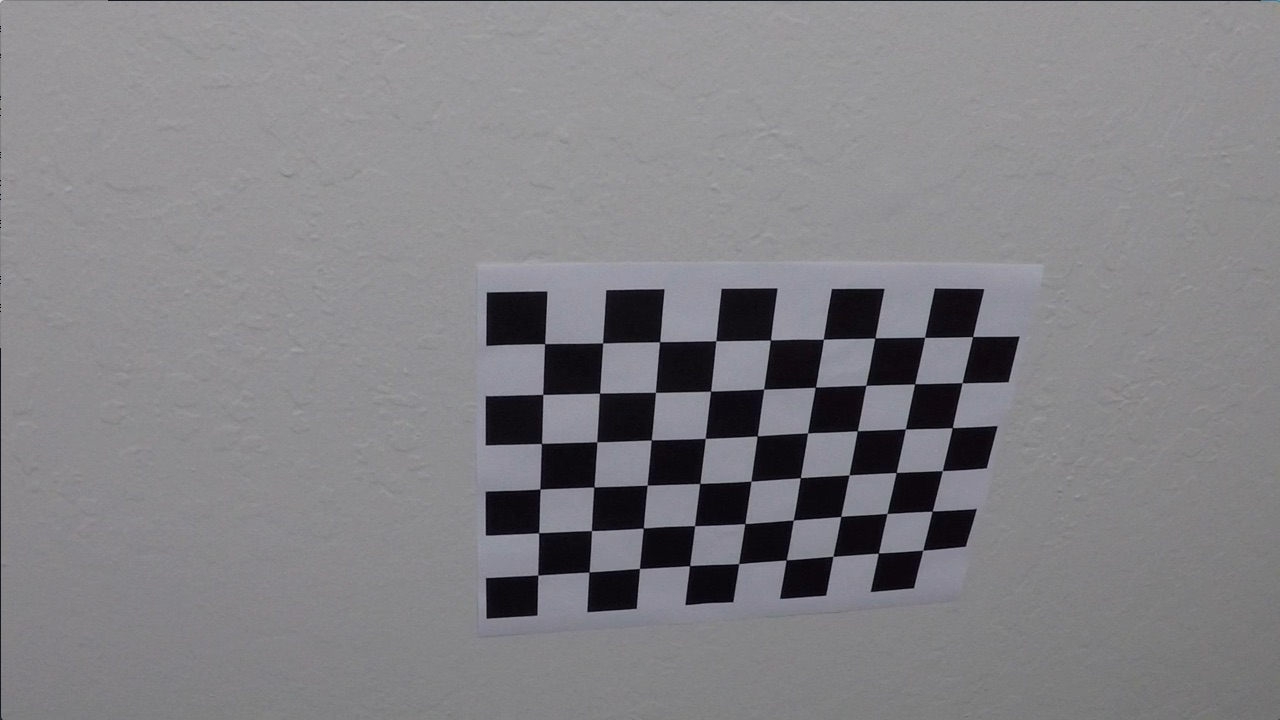
#> input picture camera_cal/calibration10.jpg, 1280 x 720 px; its folder holds only this picture in this run
$ jupyter execute --allow-errors 'Advance Line Detected.ipynb'   (shell and % lines are left out)
#> lines starting #> are read from the running program, lines starting #| are printed output that depends on the picture; after the words box and inside, x2 and y2 are one past the last pixel; in counts of white or black regions, pixels touching at a corner belong together
# Advanced Lane Finding Project

The goals / steps of this project are the following:

* Compute the camera calibration matrix and distortion coefficients given a set of chessboard images.
* Apply a distortion correction to raw images.
* Use color transforms, gradients, etc., to create a thresholded binary image.
* Apply a perspective transform to rectify binary image ("birds-eye view").
* Detect lane pixels and fit to find the lane boundary.
* Determine the curvature of the lane and vehicle position with respect to center.
* Warp the detected lane boundaries back onto the original image.
* Output visual display of the lane boundaries and numerical estimation of lane curvature and vehicle position.

## Camera Calibration
show how to calibration the camera
1. get the chessboard used cv2.findChessboardCorners: def get_chessboard(glob_dir='camera_cal/calibration*.jpg'):
2. show the chessboard used cv2.drawChessboardCorners: def show_chess(imgs):
3. get the calibrate matrix used cv2.calibrateCamera :def calibrate_camera(objpoints, imgpoint, img):
4. calibrate the camera used cv2.undistort :  def calibrate_camera(objpoints, imgpoint, img):

[cell 1]
import numpy as np
import cv2
import glob
import matplotlib.pyplot as plt

[cell 2]
def get_chessboard(glob_dir='camera_cal/calibration*.jpg'):
    """
    return objpoints, imgpoints, chess_imgs
    get the chessboard from the imgs in glob_dir
    """
#> called with glob_dir = 'camera_cal/calibration*.jpg'
    # prepare object points, like (0,0,0), (1,0,0), (2,0,0) ....,(6,5,0)
    objp = np.zeros((6*9,3), np.float32)
    objp[:,:2] = np.mgrid[0:9,0:6].T.reshape(-1,2)

    # Arrays to store object points and image points from all the images.
    objpoints = [] # 3d points in real world space
    imgpoints = [] # 2d points in image plane.
    chess_imgs = [] #array of images which has chessboard
    # Make a list of calibration images
    images = glob.glob(glob_dir)

    # Step through the list and search for chessboard corners
    for fname in images:
        img = cv2.imread(fname)
#> img is the input picture: shape (720, 1280, 3); mean B, G, R 133.1, 129.4, 130.2
        gray = cv2.cvtColor(img,cv2.COLOR_BGR2GRAY)
        # Find the chessboard corners
        ret, corners = cv2.findChessboardCorners(gray, (9,6),None)
#> ret = True; corners = 54 rows, first 8: [545.3, 343.1], [602.7, 342.8], [660.1, 341.3], [715.8, 340.7], [770.6, 340], [823.5, 339.2], [874.3, 338.5], [925.1, 337.4]

        # If found, add object points, image points
        if ret == True:
            objpoints.append(objp)
            imgpoints.append(corners)

            # Draw and display the corners
            img = cv2.drawChessboardCorners(img, (9,6), corners, ret)
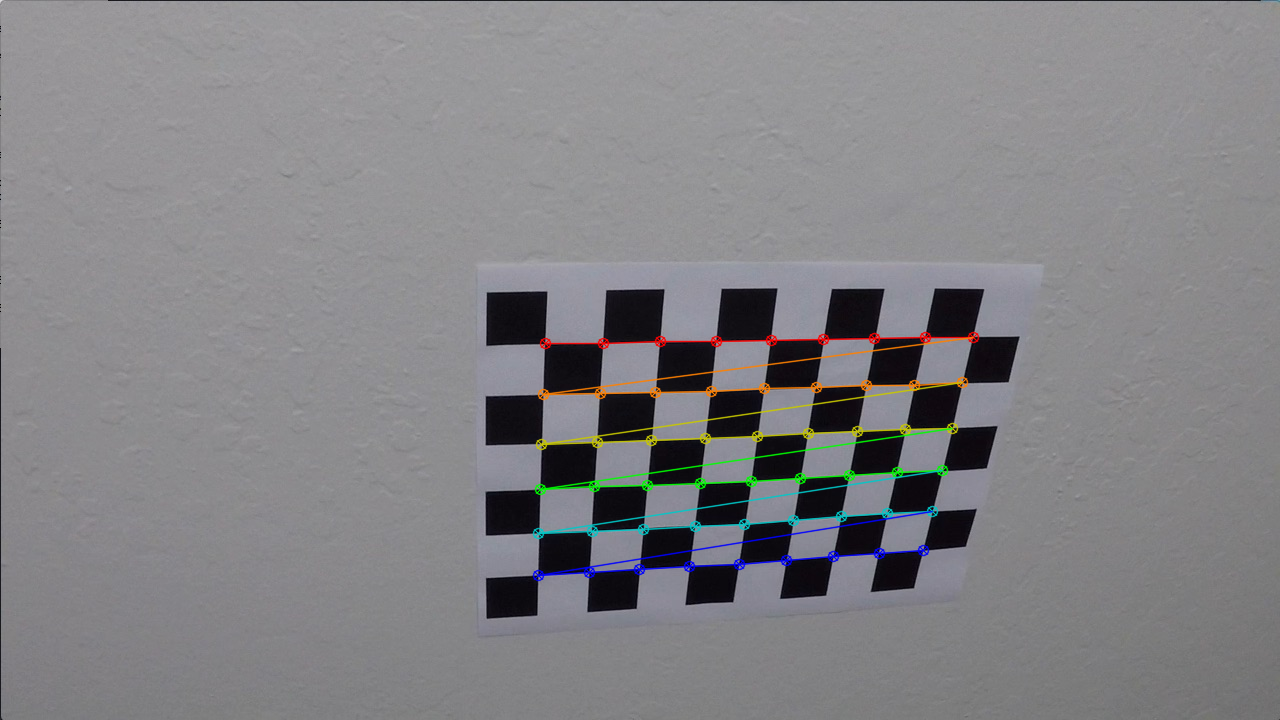
#> img: shape (720, 1280, 3); 1.91% of pixels changed, all inside (x1, y1, x2, y2) = (532, 331, 980, 582)
            chess_imgs.append(img)
        else:
            print("ret==false: ",fname)
    return objpoints, imgpoints, chess_imgs

[cell 3]
def show_chess(imgs):
    """
    show the imgs.
    """
    length = len(imgs)
    row = int(length/3) + 1
    %matplotlib inline
    fig, axs = plt.subplots(row, 3, figsize=(35, 35))
    # fig.subplots_adjust(hspace = .2, wspace=.001)
    axis = axs.ravel()
    print("The chessboards: ")
    i = 0
    for img in imgs:
        axis[i].axis('off')
        axis[i].imshow(img)
        i = i + 1

[cell 4]
objpoints = [] # 3d points in real world space
imgpoints = [] # 2d points in image plane.
chess_imgs = [] #array of images which has chessboard
objpoints, imgpoints, chess_imgs = get_chessboard(glob_dir='camera_cal/calibration*.jpg')
#> objpoints = 1 item; imgpoints = 1 item; chess_imgs = 1 item
show_chess(chess_imgs)
#> in show_chess, `length = len(imgs)`: length = 1
#> the loop in show_chess, `for img in imgs:` made 1 pass
#> i on pass 1: 1

[cell 5]
def calibrate_camera(objpoints, imgpoint, img):
    """
    return the matrix and undistort imgs
    """
    # Test undistortion on an image
    img_size = img.shape[0:2]

    # Do camera calibration given object points and image points
    ret, mtx, dist, rvecs, tvecs = cv2.calibrateCamera(objpoints, imgpoints, img_size, None, None)

    undist = cv2.undistort(img, mtx, dist, None, mtx)

    return ret, mtx, dist, undist

[cell 6]
test_img='./camera_cal/calibration1.jpg'
undist='./output_images/undist_calibration1.jpg'


img = cv2.imread(test_img)
#> (the rest of this cell did not finish here and is left out)

Finally calibration : ret, mtx, dist, dst = calibrate_camera(objpoints, imgpoints, img)

## undistort_image
* Use color transforms, gradients, etc., to create a thresholded binary image.
* Apply a perspective transform to rectify binary image ("birds-eye view").
* Detect lane pixels and fit to find the lane boundary.
* Determine the curvature of the lane and vehicle position with respect to center.
* Warp the detected lane boundaries back onto the original image.
* Output visual display of the lane boundaries and numerical estimation of lane curvature and vehicle position.

[cell 7]
def corners_unwarp(img, mtx, dist, nx = 9, ny = 6):
    undist_img = cv2.undistort(img, mtx, dist, None, mtx)

    undist_gray = cv2.cvtColor(undist_img, cv2.COLOR_BGR2GRAY)

    undist_ret, undist_corners = cv2.findChessboardCorners(undist_gray, (nx,ny), None)
    img_size = (undist_gray.shape[1], undist_gray.shape[0])

    src = np.float32([undist_corners[0],undist_corners[nx - 1],undist_corners[-1],undist_corners[-nx]])
    offset = 100 # offset for dst points
    dst = np.float32([[offset, offset], [img_size[0]-offset, offset],
                            [img_size[0]-offset, img_size[1]-offset],
                            [offset, img_size[1]-offset]])
    # dst =np.float32([[ 450 ,130], [1100  ,  230 ],[1100  ,  680  ], [ 450  , 770  ]])

    M = cv2.getPerspectiveTransform(src, dst)

    warped = cv2.warpPerspective(undist_img, M, img_size, flags=cv2.INTER_LINEAR)

    return warped, M

[cell 8]
img = cv2.imread('test_images/straight_lines1.jpg')
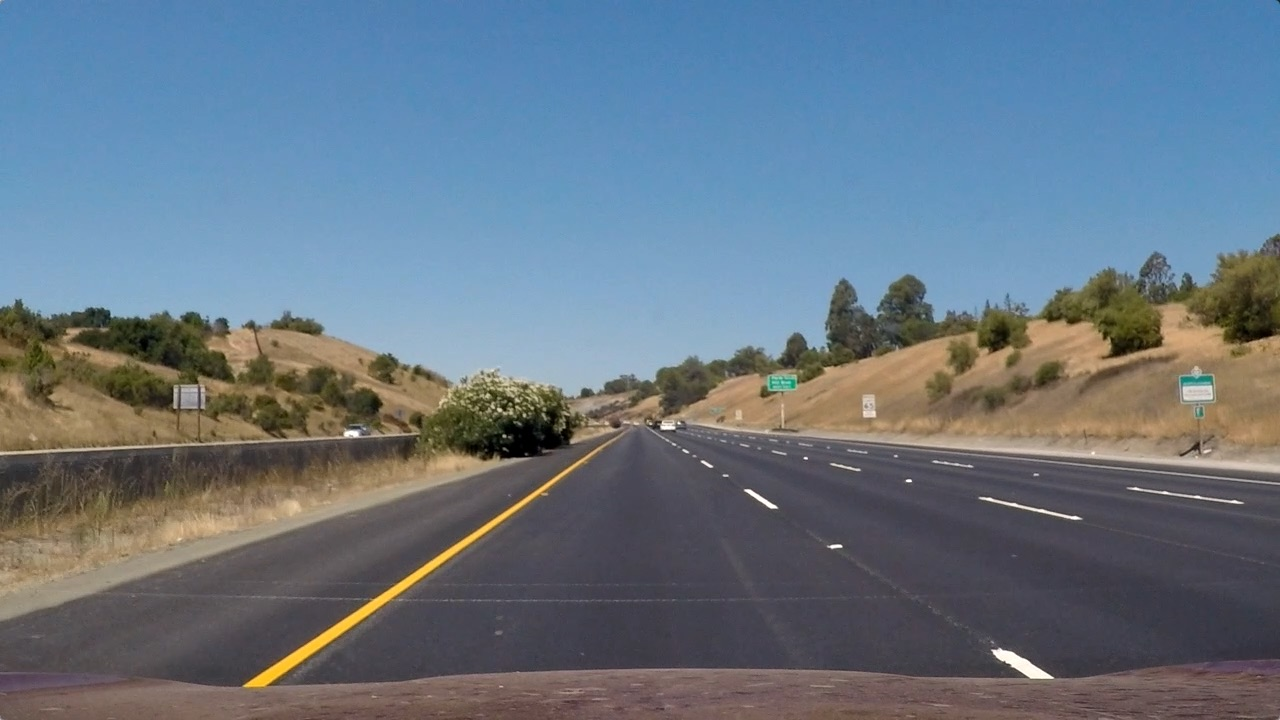
#> input picture test_images/straight_lines1.jpg, 1280 x 720 px
#> img is the input picture: shape (720, 1280, 3); mean B, G, R 131.2, 117.7, 103.2
#> (the rest of this cell did not finish here and is left out)
